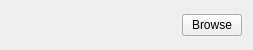
<?xml version="1.0" encoding="UTF-8"?>
<ui version="4.0">
 <class>FileForm</class>
 <widget class="QWidget" name="FileForm">
  <property name="geometry">
   <rect>
    <x>0</x>
    <y>0</y>
    <width>253</width>
    <height>50</height>
   </rect>
  </property>
  <property name="windowTitle">
   <string>Form</string>
  </property>
  <layout class="QHBoxLayout" name="horizontalLayout">
   <item>
    <widget class="QLabel" name="value">
     <property name="text">
      <string/>
     </property>
    </widget>
   </item>
   <item>
    <widget class="QPushButton" name="action">
     <property name="maximumSize">
      <size>
       <width>60</width>
       <height>16777215</height>
      </size>
     </property>
     <property name="text">
      <string>Browse</string>
     </property>
    </widget>
   </item>
  </layout>
 </widget>
 <resources/>
 <connections/>
</ui>
